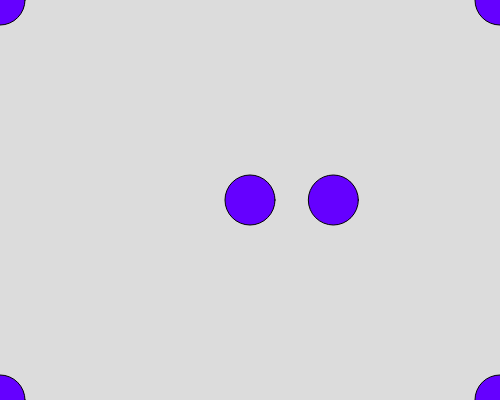
Frame 1 (no input)
Frame 60 (no input): identical to frame 1, image omitted
Frame 120 (the mouse pressed at the canvas centre since frame 60): identical to frame 1, image omitted

The p5.js sketch that drew this single still picture (run headless with seeded random() and noise() and a simulated clock; from frame 60 on, the mouse is pressed at the canvas centre):

// p5.js sketch
// ── sketch.js
// Basics of Drawing
// Ethan Spearey
// 2024-09-11
//
// 2D primitives, colour, animation, mouse/keyboard events


function setup()
{
  createCanvas(500, 400);
}

function draw()
{
  background(220);
  drawCircles();
}

function drawCircles()
{
  fill(101, 0, 255);
  circle(0, 0, 50);
  circle(width/2, height/2, 50);
  circle(width, 0, 50);
  circle(width, height, 50);
  circle(0, height, 50);
  circle(width*(2/3), height/2, 50)
}
